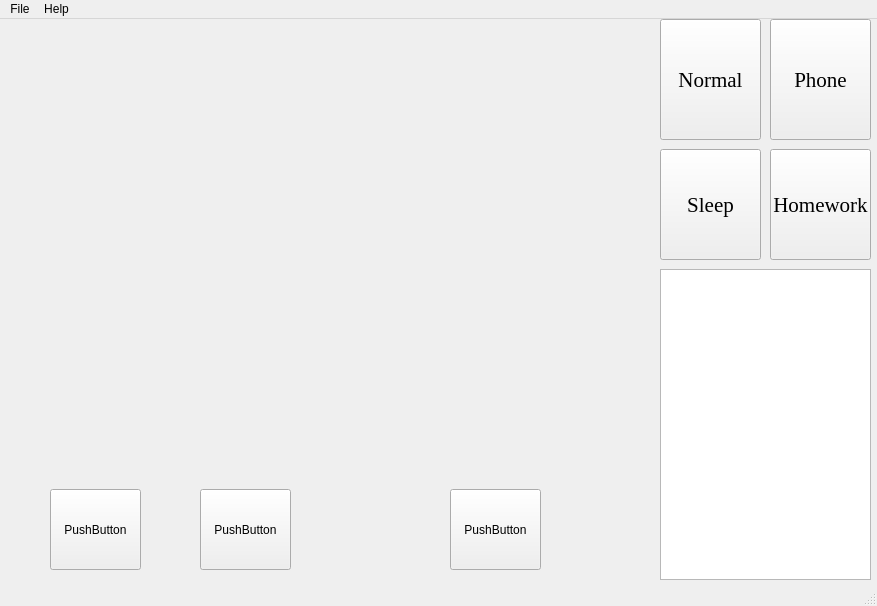
<?xml version="1.0" encoding="UTF-8"?>
<ui version="4.0">
 <class>MainWindow</class>
 <widget class="QMainWindow" name="MainWindow">
  <property name="geometry">
   <rect>
    <x>0</x>
    <y>0</y>
    <width>877</width>
    <height>606</height>
   </rect>
  </property>
  <property name="windowTitle">
   <string>MainWindow</string>
  </property>
  <widget class="QWidget" name="centralwidget">
   <widget class="QWidget" name="verticalLayoutWidget">
    <property name="geometry">
     <rect>
      <x>0</x>
      <y>0</y>
      <width>621</width>
      <height>461</height>
     </rect>
    </property>
    <layout class="QVBoxLayout" name="verticalLayout">
     <item>
      <widget class="QLabel" name="label">
       <property name="text">
        <string/>
       </property>
      </widget>
     </item>
    </layout>
   </widget>
   <widget class="QWidget" name="horizontalLayoutWidget">
    <property name="geometry">
     <rect>
      <x>660</x>
      <y>250</y>
      <width>211</width>
      <height>311</height>
     </rect>
    </property>
    <layout class="QHBoxLayout" name="horizontalLayout">
     <item>
      <widget class="QListView" name="listView"/>
     </item>
    </layout>
   </widget>
   <widget class="QWidget" name="horizontalLayoutWidget_2">
    <property name="geometry">
     <rect>
      <x>620</x>
      <y>-1</y>
      <width>41</width>
      <height>561</height>
     </rect>
    </property>
    <layout class="QHBoxLayout" name="horizontalLayout_2">
     <item>
      <spacer name="verticalSpacer">
       <property name="orientation">
        <enum>Qt::Vertical</enum>
       </property>
       <property name="sizeHint" stdset="0">
        <size>
         <width>20</width>
         <height>40</height>
        </size>
       </property>
      </spacer>
     </item>
    </layout>
   </widget>
   <widget class="QPushButton" name="pre">
    <property name="geometry">
     <rect>
      <x>50</x>
      <y>470</y>
      <width>91</width>
      <height>81</height>
     </rect>
    </property>
    <property name="text">
     <string>PushButton</string>
    </property>
   </widget>
   <widget class="QPushButton" name="next">
    <property name="geometry">
     <rect>
      <x>200</x>
      <y>470</y>
      <width>91</width>
      <height>81</height>
     </rect>
    </property>
    <property name="text">
     <string>PushButton</string>
    </property>
   </widget>
   <widget class="QPushButton" name="delete_2">
    <property name="geometry">
     <rect>
      <x>450</x>
      <y>470</y>
      <width>91</width>
      <height>81</height>
     </rect>
    </property>
    <property name="text">
     <string>PushButton</string>
    </property>
   </widget>
   <widget class="QPushButton" name="pushButton_1">
    <property name="geometry">
     <rect>
      <x>660</x>
      <y>0</y>
      <width>101</width>
      <height>121</height>
     </rect>
    </property>
    <property name="font">
     <font>
      <family>Times New Roman</family>
      <pointsize>16</pointsize>
     </font>
    </property>
    <property name="text">
     <string>Normal</string>
    </property>
   </widget>
   <widget class="QPushButton" name="pushButton_2">
    <property name="geometry">
     <rect>
      <x>770</x>
      <y>0</y>
      <width>101</width>
      <height>121</height>
     </rect>
    </property>
    <property name="font">
     <font>
      <family>Times New Roman</family>
      <pointsize>16</pointsize>
     </font>
    </property>
    <property name="text">
     <string>Phone</string>
    </property>
   </widget>
   <widget class="QPushButton" name="pushButton_3">
    <property name="geometry">
     <rect>
      <x>770</x>
      <y>130</y>
      <width>101</width>
      <height>111</height>
     </rect>
    </property>
    <property name="font">
     <font>
      <family>Times New Roman</family>
      <pointsize>16</pointsize>
     </font>
    </property>
    <property name="text">
     <string>Homework</string>
    </property>
   </widget>
   <widget class="QPushButton" name="pushButton_4">
    <property name="geometry">
     <rect>
      <x>660</x>
      <y>130</y>
      <width>101</width>
      <height>111</height>
     </rect>
    </property>
    <property name="font">
     <font>
      <family>Times New Roman</family>
      <pointsize>16</pointsize>
     </font>
    </property>
    <property name="text">
     <string>Sleep</string>
    </property>
   </widget>
  </widget>
  <widget class="QMenuBar" name="menubar">
   <property name="geometry">
    <rect>
     <x>0</x>
     <y>0</y>
     <width>877</width>
     <height>23</height>
    </rect>
   </property>
   <widget class="QMenu" name="menuFile">
    <property name="title">
     <string>File</string>
    </property>
    <addaction name="actionOpen"/>
    <addaction name="actionOpen_Dir"/>
    <addaction name="actionChange_xml"/>
    <addaction name="actionexit"/>
   </widget>
   <widget class="QMenu" name="menuHelp">
    <property name="title">
     <string>Help</string>
    </property>
    <addaction name="actionTip"/>
   </widget>
   <addaction name="menuFile"/>
   <addaction name="menuHelp"/>
  </widget>
  <widget class="QStatusBar" name="statusbar"/>
  <action name="actionOpen">
   <property name="text">
    <string>Open file</string>
   </property>
  </action>
  <action name="actionOpen_Dir">
   <property name="text">
    <string>Open Dir</string>
   </property>
  </action>
  <action name="actionChange_xml">
   <property name="text">
    <string>Change xml </string>
   </property>
  </action>
  <action name="actionexit">
   <property name="text">
    <string>Exit</string>
   </property>
  </action>
  <action name="actionTip">
   <property name="text">
    <string>Tip</string>
   </property>
  </action>
 </widget>
 <resources/>
 <connections/>
</ui>
